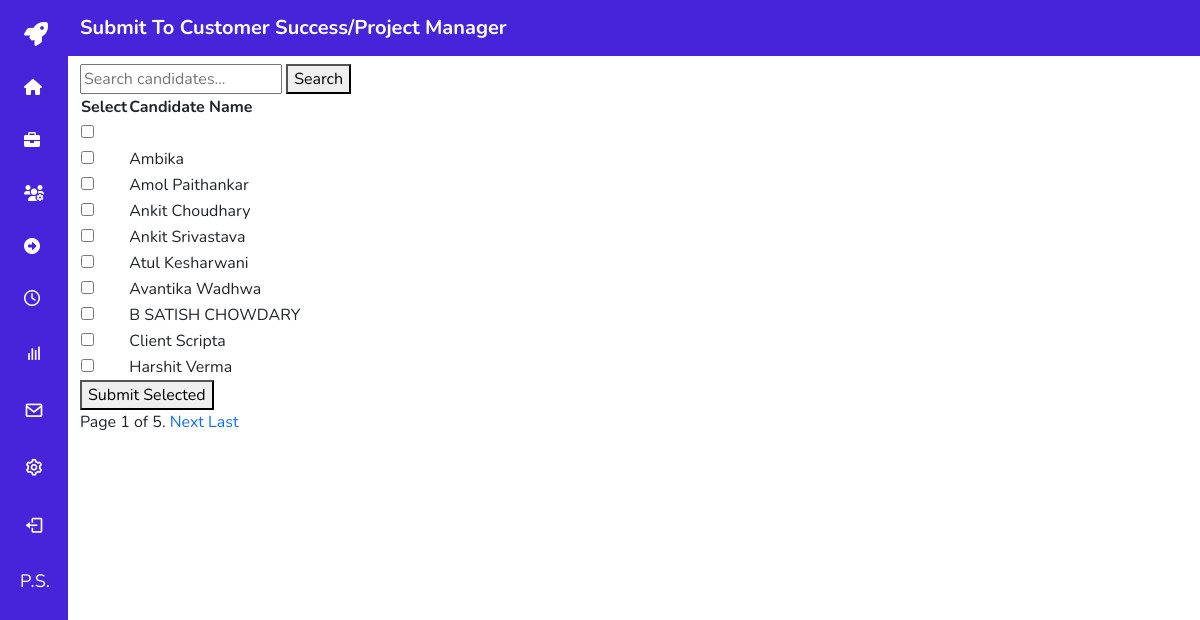
Screenshot of /submit_candidate_for_job/2/ (signed in) with the database file from the repository.
### user_management/models.py (models this page shows, shortened)
class CustomUser(AbstractBaseUser, PermissionsMixin):
    email = models.EmailField(unique=True)
    name = models.CharField(max_length=255)
    is_active = models.BooleanField(default=True)
    is_staff = models.BooleanField(default=False)
    objects = CustomUserManager()
    USERNAME_FIELD = 'email'
    REQUIRED_FIELDS = ['name']
    def get_initials(self):
        words = self.name.split()
        initials = ""
        for word in words:
            initials += word[0] + "."
        return initials.upper()

### jobs/models.py (models this page shows, shortened)
class Job(models.Model):
    JOB_TYPE_CHOICES = [
        ('FT', 'FT'),
        ('Cont', 'Con'),
        ('C2H', 'C2H'),
    ]
    JOB_STATUS_CHOICES = [
        ('Open', 'Open'),
        ('Closed', 'Closed'),
        ('Hold', 'Hold'),
        ('Upcoming', 'Upcoming'),
    ]
    MODE_CHOICES = [
        ('Hybrid', 'Hybrid'),
        ('Remote', 'Remote'),
        ('Onsite', 'Onsite'),
    ]
    PRIORITY_CHOICES = [
        ('High', 'High'),
        ('Medium', 'Medium'),
        ('Low', 'Low'),
    ]
    id = models.AutoField(primary_key=True)
    job_title = models.CharField(max_length=100)
    job_description = models.TextField()
    job_location = models.CharField(max_length=100)
    job_mode = models.CharField(max_length=20, choices=MODE_CHOICES)
    job_status = models.CharField(max_length=20, choices=JOB_STATUS_CHOICES, default='Open')
    job_work_hours = models.TextField()
    job_type = models.CharField(max_length=20, choices=JOB_TYPE_CHOICES)
    client = models.ForeignKey(Client, on_delete=models.CASCADE)
    job_priority = models.CharField(max_length=10, choices=PRIORITY_CHOICES)
    job_attachment = models.FileField(upload_to='job_attachments/', blank=True, null=True)
    date_added = models.DateTimeField(auto_now_add=True)
    candidates = models.ManyToManyField(Candidate, through='JobSubmission')

### candidates/models.py (models this page shows, shortened)
class Candidate(models.Model):
    user = models.ForeignKey(settings.AUTH_USER_MODEL, on_delete=models.CASCADE, null=True, blank=True)
    name = models.CharField(max_length=200)
    phone = models.CharField(max_length=20)
    email = models.EmailField(max_length=200)
    cv = models.FileField(upload_to='CV_All/')
    location = models.CharField(max_length=200, blank=True, null=True)
    current_ctc = models.DecimalField(max_digits=10, decimal_places=0, blank=True, null=True)
    expected_ctc = models.DecimalField(max_digits=10, decimal_places=0, blank=True, null=True)
    notice_period = models.PositiveIntegerField(help_text="In days", blank=True, null=True)
    serving_notice_period = models.BooleanField(default=False, blank=True, null=True)
    last_working_day = models.CharField(max_length=200, blank=True, null=True)
    expected_joining_date = models.CharField(max_length=200, blank=True, null=True)
    total_experience = models.PositiveIntegerField(help_text="In years", blank=True, null=True)
    relevant_experience = models.PositiveIntegerField(help_text="In years", blank=True, null=True)
    reason_for_change = models.CharField(max_length=200, blank=True, null=True)
    linkedin_url = models.CharField(max_length=200, blank=True, null=True, default=None)
    recruiter_notes = models.TextField(blank=True, null=True)
    created_at = models.DateTimeField(auto_now_add=True)

### candidates/views.py (the view)
# urls.py: path('submit_candidate_for_job/<int:job_id>/', views.submit_candidate_for_job, name='submit_candidate_for_job'),
def submit_candidate_for_job(request, job_id):
    job = Job.objects.get(id=job_id)
    query = request.GET.get('search', '')
    candidates = Candidate.objects.filter(name__icontains=query).order_by('name')  # Assuming the name is the search criterion
    paginator = Paginator(candidates, 10)  # Show 10 candidates per page
    page = request.GET.get('page')
    candidates = paginator.get_page(page)
    if request.method == 'POST':
        form = CandidateSubmissionForm(request.POST)
        if form.is_valid():
            candidate = form.cleaned_data['candidate']
            previous_submission = JobSubmission.objects.filter(job=job, candidate=candidate).first()
            if previous_submission:
                messages.warning(request, f'This candidate was already submitted to this job on {previous_submission.date_submitted.strftime("%Y-%m-%d")}.')
                return redirect('jobs')  # redirect to the job listing page, adjust if needed
            else:
                job_submission = form.save(commit=False)
                job_submission.job = job
                job_submission.user = request.user
                if not JobSubmission.objects.filter(candidate=candidate).exists():job_submission.stage = 'Internal'
                job_submission.stage_changed_date = timezone.now().date()
                job_submission.save()
                messages.success(request, 'Candidate successfully submitted to the job!')
                return redirect('jobs')  # again, adjust the redirect as necessary
    else:
        form = CandidateSubmissionForm()
    return render(request, 'submit_candidate_for_job.html', {'candidates': candidates, 'job': job})

### jobs/templates/submit_candidate_for_job.html (shortened to what this page needs)
{% extends "base.html" %}
{% block content %}
<nav class="navbar navbar-expand-lg navbar-light" style="background-color: #4723D9;">
  <div class="container">
    <a class="navbar-brand custom-title" style="color: #ffffff; font-weight: bold;">Submit To {{ job.job_title }}</a>
  </div>
</nav>
<div class="container mt-2">
  <form method="get" action=".">
      <input type="text" name="search" placeholder="Search candidates..." value="{{ request.GET.search|default:'' }}">
      <button type="submit">Search</button>
  </form>
  <form method="post">
    <table>
      <thead>
        <tr>
          <th>Select</th>
          <th>Candidate Name</th>
        </tr>
      </thead>
      <tbody>
        {% for candidate in candidates %}
        <tr>
          <td><input type="checkbox" name="candidate" value="{{ candidate.id }}"></td>
          <td>{{ candidate.name }}</td>
        </tr>
        {% endfor %}
      </tbody>
    </table>
    <button type="submit">Submit Selected</button>
  </form>
  <div class="pagination">
      <span class="step-links">
          <span class="current">
              Page {{ candidates.number }} of {{ candidates.paginator.num_pages }}.
          </span>
          {% if candidates.has_next %}
              <a href="?page={{ candidates.next_page_number }}&search={{ request.GET.search|default:'' }}">Next</a>
              <a href="?page={{ candidates.paginator.num_pages }}&search={{ request.GET.search|default:'' }}">Last</a>
          {% endif %}
      </span>
  </div>
{% endblock %}

### templates/base.html (shortened to what this page needs)
{% load static %}
<!DOCTYPE html>
<html lang="en">
<head>
    <link href="https://cdn.jsdelivr.net/npm/bootstrap@5.0.0-beta1/dist/css/bootstrap.min.css" rel="stylesheet">
    <link href="https://cdn.jsdelivr.net/npm/boxicons@latest/css/boxicons.min.css" rel="stylesheet">
    <link href="https://cdnjs.cloudflare.com/ajax/libs/font-awesome/6.0.0-beta3/css/all.min.css" rel="stylesheet">
    <link rel="stylesheet" href="https://cdnjs.cloudflare.com/ajax/libs/font-awesome/4.7.0/css/font-awesome.min.css">
</head>
<body>
    <div class="l-navbar" id="nav-bar">
        <nav class="nav">
            <div>
                <div class="nav_list">
                    <a href="{% url 'dashboard' %}" class="nav_logo">
                        <i class="fas fa-rocket nav_logo-icon fa-3x"></i>
                    </a>
                    <a href="{% url 'dashboard' %}" class="nav_link" data-toggle="tooltip" title="Dashboard">
                        <i class="fas fa-home"></i>
                    </a>
                    <a href="{% url 'jobs' %}" class="nav_link" data-toggle="tooltip" title="Jobs">
                        <i class="fas fa-briefcase"></i>
                    </a>
                    <a href="{% url 'candidates' %}" class="nav_link" data-toggle="tooltip" title="Candidates">
                        <i class="fas fa-users-cog"></i>
                    </a>
                    <a href="{% url 'display_submissions' %}" class="nav_link" data-toggle="tooltip" title="Submissions">
                        <i class="fas fa-arrow-alt-circle-right"></i>
                    </a>
                    <a href="{% url 'interviews' %}" class="nav_link" data-toggle="tooltip" title="Interviews">
                        <i class="far fa-clock"></i>
                    </a>
                    <a href="{% url 'reports' %}" class="nav_link" data-toggle="tooltip" title="Reports">
                        <i class='bx bx-bar-chart nav_icon'></i>
                    </a>
                    <a href="{% url 'emailclient' %}" class="nav_link" data-toggle="tooltip" title="Emails">
                        <i class='bx bx-envelope nav_icon'></i>
                    </a>
                    <a href="{% url 'settings' %}" class="nav_link " data-toggle="tooltip" title="Clients">
                        <i class='bx bx-cog nav_icon'></i>
                    </a>
                    <a href="{% url 'logout' %}" class="nav_link" data-toggle="tooltip" data-placement="right" title="Sign Out">
                        <i class='bx bx-log-out nav_icon'></i>
                    </a>
                    {% if user.is_authenticated %}
    <p class="user-initials" data-toggle="tooltip" data-placement="top" title="{{ user.name }}">
        {{ user.get_initials }}
    </p>
{% endif %}
                </div>
            </div>
        </nav>
    </div>
    <div class="bg-white ml-auto">
        <main>
            {% block content %}{% endblock %}
        </main>
    </div>
</body>
</html>

### templates/base.html (style rules this page uses)
:root { --header-height: 3rem; --nav-width: 68px; --first-color: #4723D9; --first-color-light: #FFFFFF; --white-color: #FFFFFF; --body-font: 'Nunito', sans-serif; --normal-font-size: 1rem; --z-fixed: 100; }
body { position: relative; margin: 0; padding: 0; font-family: var(--body-font); font-size: var(--normal-font-size); transition: .5s; }
a { text-decoration: none; }
.l-navbar { position: fixed; top: 0; left: -30%; width: var(--nav-width); height: 100vh; background-color: var(--first-color); padding: .5rem 1rem 0 0; transition: .5s; z-index: var(--z-fixed); }
.nav { height: 100%; display: flex; flex-direction: column; justify-content: space-between; overflow: hidden; }
.nav_logo, .nav_link { display: grid; grid-template-columns: max-content max-content; align-items: center; column-gap: 1rem; padding: .4rem 0 .4rem 1.5rem; }
.nav_logo { margin-bottom: 1.25rem; display: flex; align-items: left; width: 50%; }
.nav_logo-icon { font-size: 1.50rem; color: var(--white-color); }
.nav_link { position: relative; color: var(--first-color-light); margin-bottom: 1.5rem; transition: .3s; }
.nav_icon { font-size: 1.25rem; }
@media screen and (min-width: 768px) { body { margin: 0; padding-left: calc(var(--nav-width)); } }
@media screen and (min-width: 768px) { .l-navbar { left: 0; padding: 1rem 1rem 0 0; } }
@media screen and (min-width: 768px) { .user-initials { color: white; font-size: 18px; margin-left: 20px; } }

### rows the page displays
CustomUser: get_initials "P.S."
Job: job_title "Customer Success/Project Manager"
Candidate: name "Ambika"
Candidate: name "Amol Paithankar"
Candidate: name "Ankit Choudhary"
Candidate: name "Ankit Srivastava"
Candidate: name "Atul Kesharwani"
Candidate: name "Avantika Wadhwa"
Candidate: name "B SATISH CHOWDARY"
Candidate: name "Client Scripta"
Candidate: name "Harshit Verma"

### other values shown
{{ candidates.number }} "1"
{{ candidates.paginator.num_pages }} "5"
